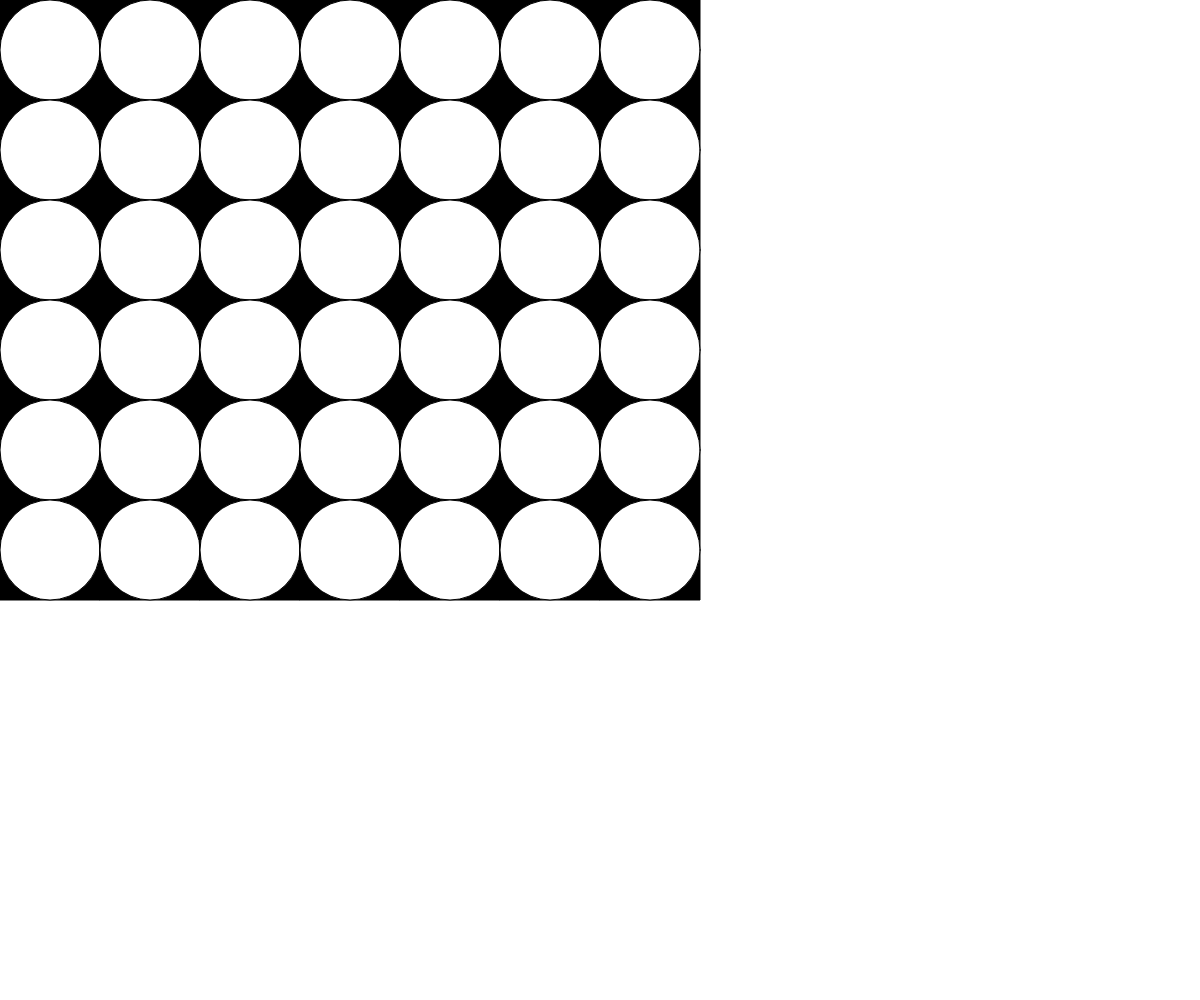
Frame 1 (no input)
Frame 60 (no input): identical to frame 1, image omitted
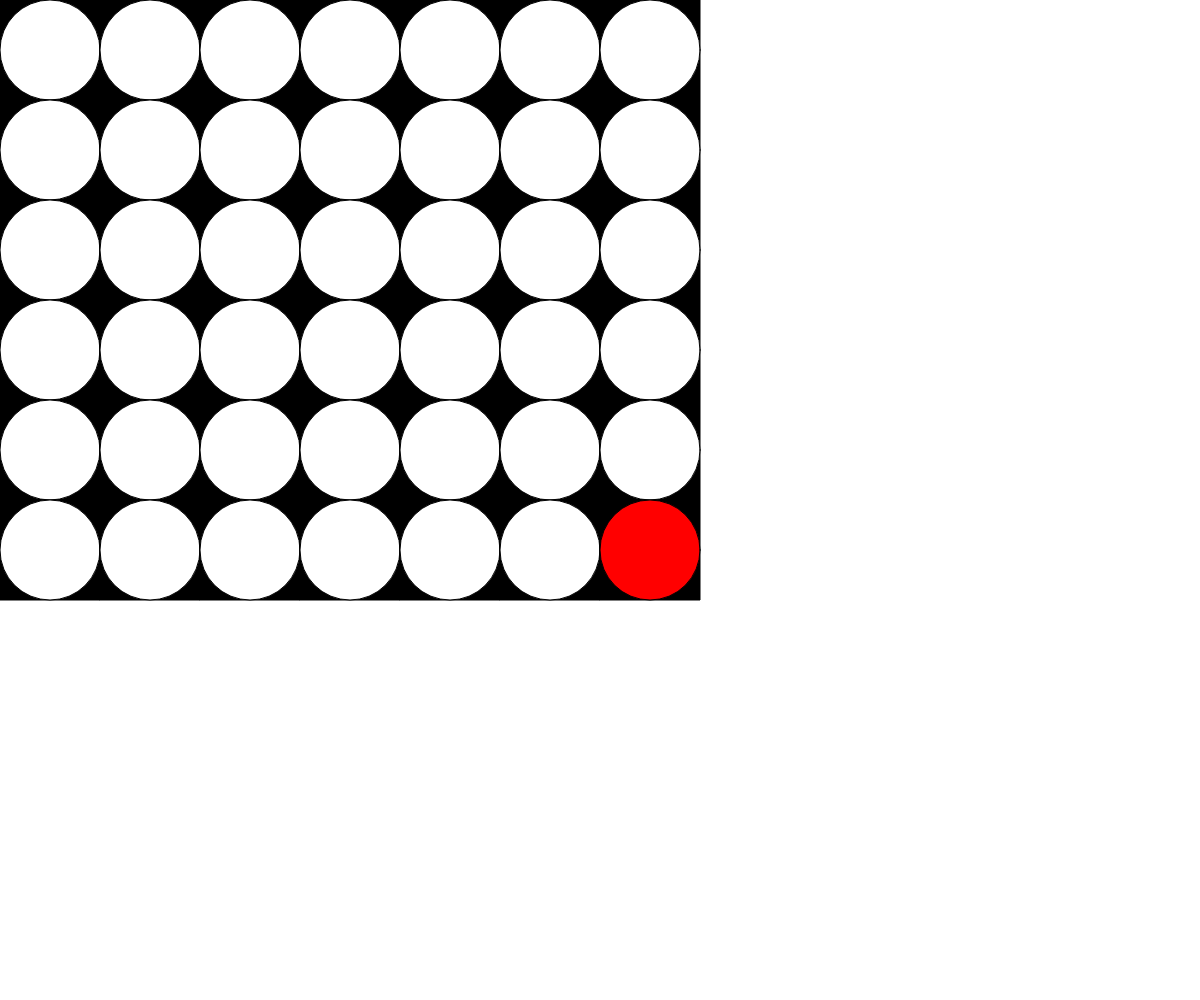
Frame 120 (the mouse pressed at the canvas centre since frame 60)

The p5.js sketch that drew these frames (run headless with seeded random() and noise() and a simulated clock; from frame 60 on, the mouse is pressed at the canvas centre):

// p5.js sketch
// ── sketch.js
let boxSize;
let grid;
let boardWidth = 7;
let boardHeight = 6;

let redTurn = true;
let yellowTurn = false;

function setup() {
  createCanvas(windowWidth, windowHeight);
  boxSize = 100;
  grid = createEmpty2dArray();
}

function draw() {
  background(255);
  drawGrid();
}

function drawGrid() {
  for (let i = 0; i < boardHeight; i++) {
    for (let j = 0; j < boardWidth; j++) {
      fill(0);
      rect(boxSize * j, boxSize * i, boxSize, boxSize);
      if (grid[i][j] === 0) {
        fill(255);
      }
      else if (grid[i][j] === 1) {
        fill(255, 0, 0);
      }
      else {
        fill(255, 255, 0);
      }
      ellipse(boxSize * j + boxSize / 2, boxSize * i + boxSize / 2, boxSize);
    }
  }
}

function createEmpty2dArray() {
  let emptyGrid = [];
  for (let x = 0; x < boardHeight; x++) {
    emptyGrid.push([]);
    for (let y = 0; y < boardWidth; y++) {
      emptyGrid[x].push(0);
    }
  }
  return emptyGrid;
}

function mousePressed() {
  let xcoord = floor(mouseX / boxSize);
  redTurn = !redTurn;

  for (let i = 6; i > 0; i--) {
    if (grid[i - 1][xcoord] === 0) {
      grid[i - 1][xcoord] = 1;
      return grid;
    }
  }
}
